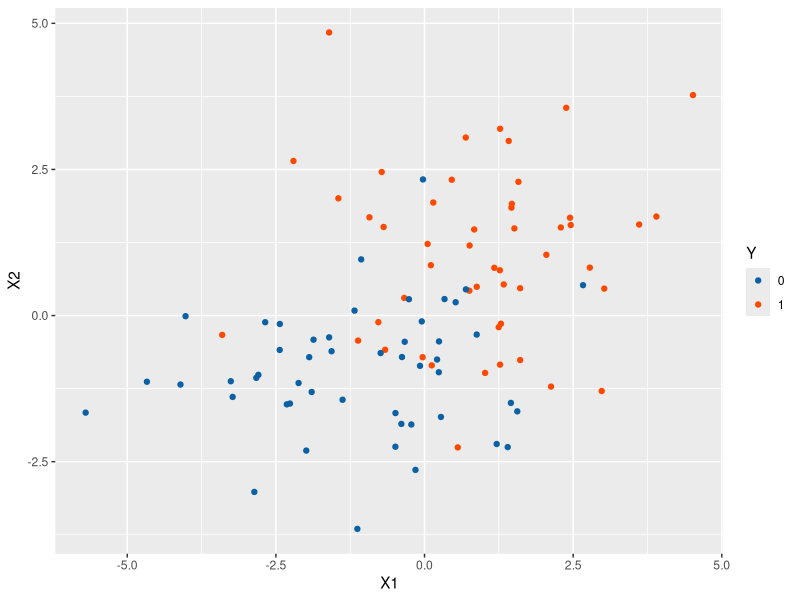
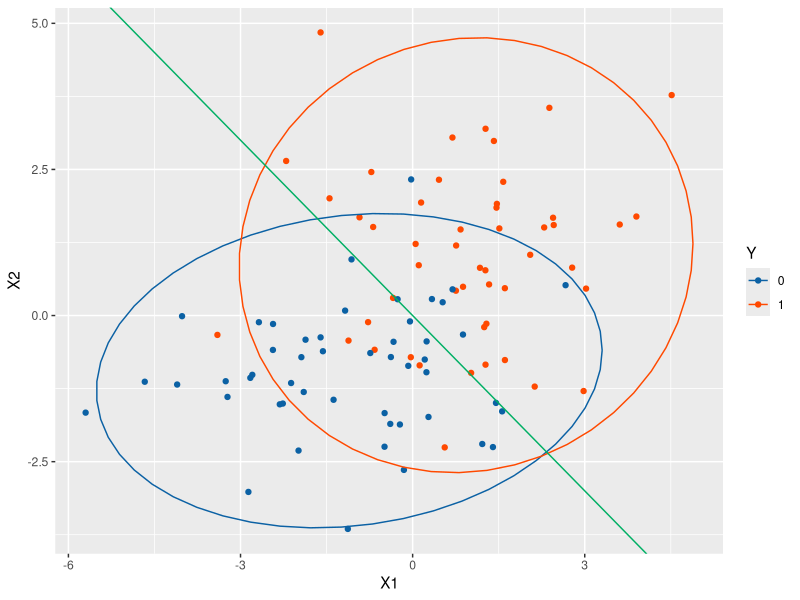
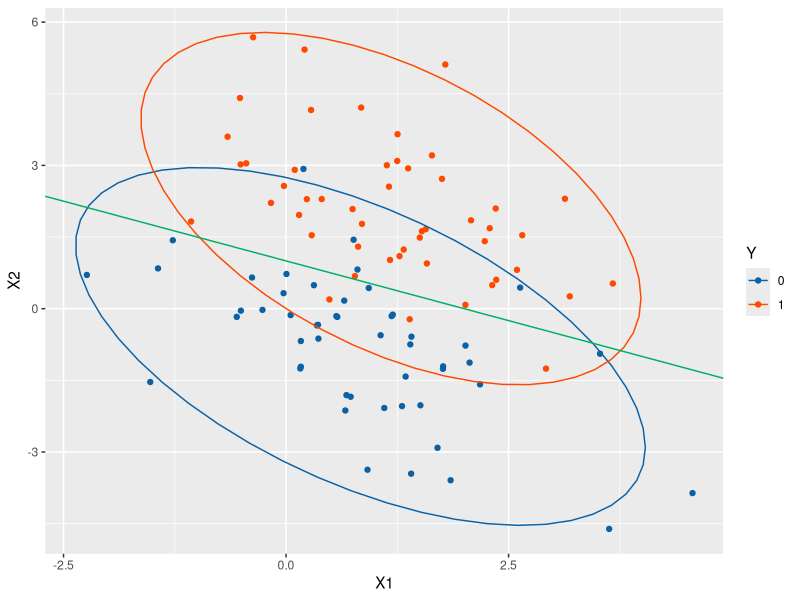
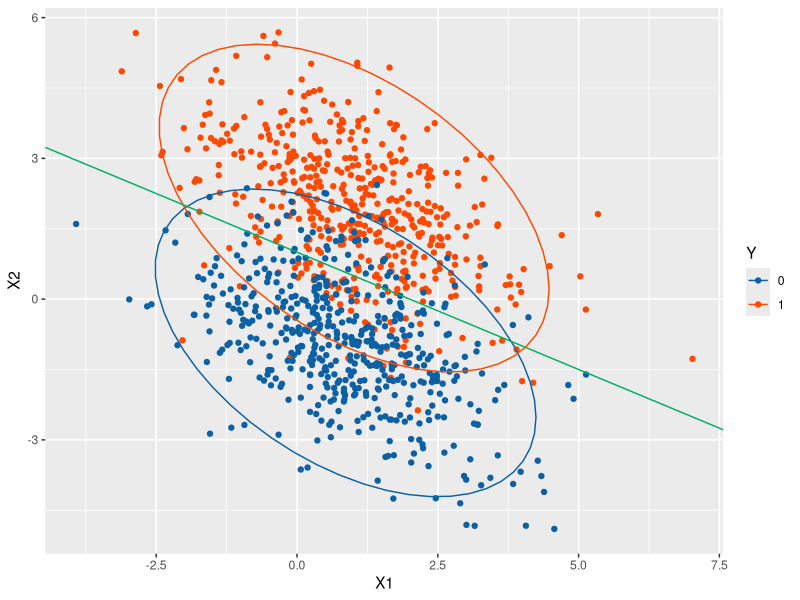
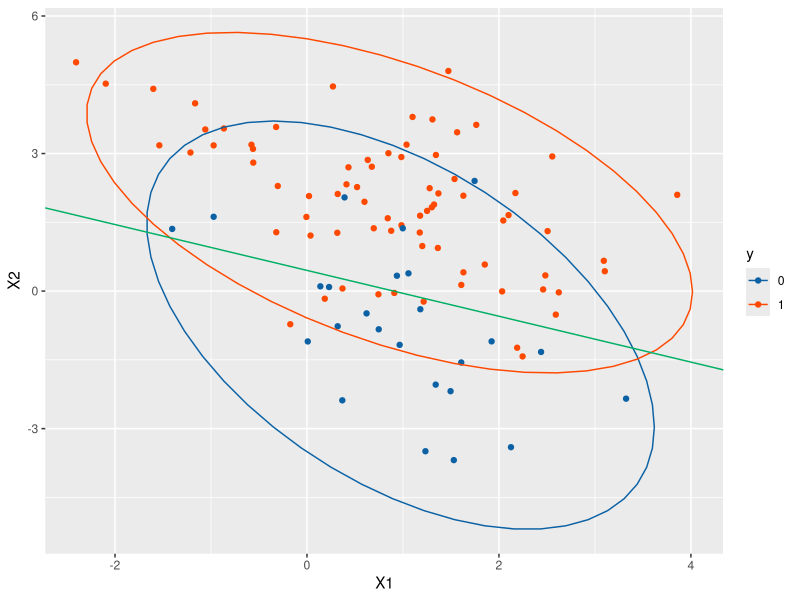
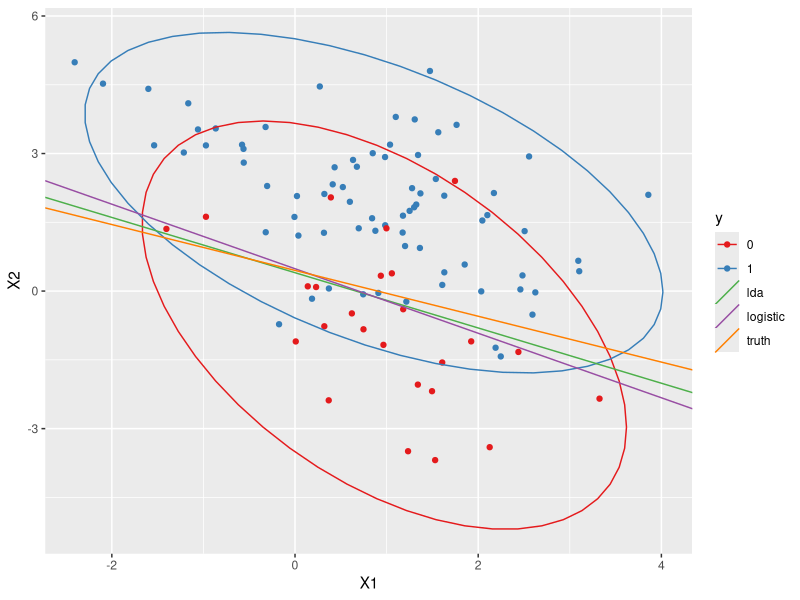
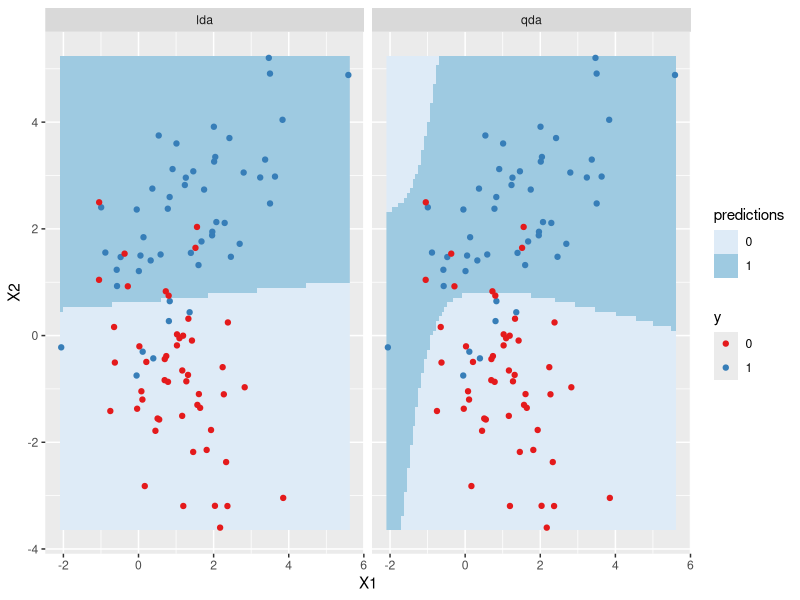
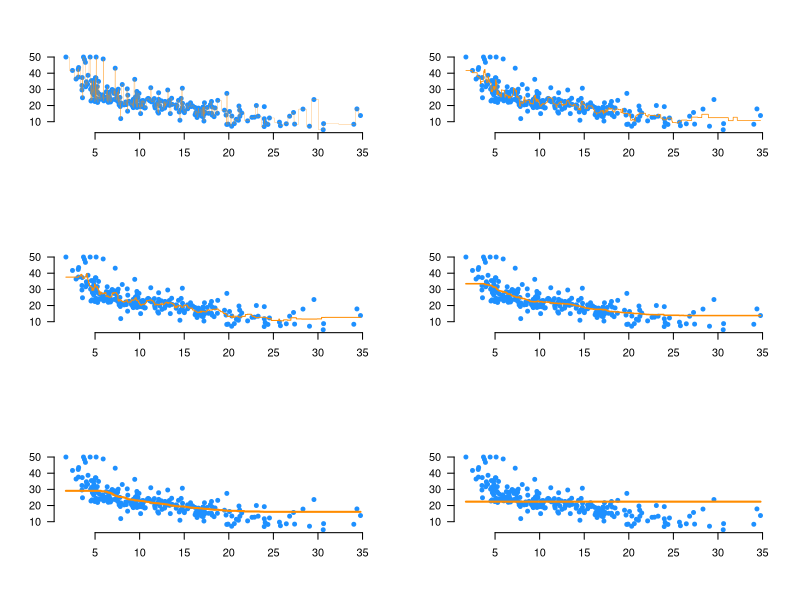

R code for these plots, in order:
## ---- chunk 1
# Need the knitr package to set chunk options
library(knitr)
# Set knitr options for knitting code into the report:
# - Don't print out code (echo)
# - Save results so that code blocks aren't re-run unless code changes (cache),
# _or_ a relevant earlier code block changed (autodep), but don't re-run if the
# only thing that changed was the comments (cache.comments)
# - Don't clutter R output with messages or warnings (message, warning)
  # This _will_ leave error messages showing up in the knitted report
opts_chunk$set(message=FALSE, warning=FALSE, fig.align='center',fig.width=8,
               fig.height=4,cache=TRUE,autodep=TRUE, global.par=TRUE)
par(las=1, bty='n', pch=19, ann=FALSE)
library(tidyverse)
library(gridExtra)
library(MASS)
#theme_set(theme_minimal(base_family="Times"))
green = '#00AF64'
blue = '#0B61A4'
red = '#FF4900'
orange = '#FF9200'

set.seed(111)
## ---- chunk 2
library(mvtnorm)
n = 100
pi1 = 0.5
n1 = floor(n*pi1); n0 = n-n1
mu1 = c(1,1); mu0 = c(-1,-1)
Sigma = 2*diag(2)
X1 = rmvnorm(n1, mu1, Sigma) 
X2 = rmvnorm(n0, mu0, Sigma)
X = rbind(X1,X2)
Y = factor(c(rep(1,n1),rep(0,n0)))
df = data.frame(Y,X)
g <- ggplot(df, aes(X1,X2,color=Y)) + geom_point() + scale_color_manual(values=c(blue,red))
g
## ---- chunk 3
Sinv = solve(Sigma)
slope.vec = t(mu1-mu0) %*% Sinv
intercept = 0.5*(t(mu0) %*% Sinv %*% mu0 - t(mu1) %*% Sinv %*% mu1)
g + stat_ellipse(type='norm') + # these are estimated, not the truth
  geom_abline(intercept = -intercept/slope.vec[2], 
              slope = -slope.vec[1]/slope.vec[2], color=green)
## ---- chunk 4
mu1 = c(1,2); mu0 = c(1,-1)
Sigma = 2*matrix(c(1,-.5,-.5,1),2)
X1 = rmvnorm(n1, mu1, Sigma) 
X2 = rmvnorm(n0, mu0, Sigma)
X = rbind(X1,X2)
Y = factor(c(rep(1,n1),rep(0,n0)))
df = data.frame(Y,X)
Sinv = solve(Sigma)
slope.vec = t(mu1-mu0) %*% Sinv
intercept = 0.5*(t(mu0) %*% Sinv %*% mu0 - t(mu1) %*% Sinv %*% mu1)
ggplot(df, aes(X1,X2,color=Y)) + geom_point() + scale_color_manual(values=c(blue,red)) +
  stat_ellipse(type='norm') + 
  geom_abline(intercept = -intercept/slope.vec[2], 
              slope = -slope.vec[1]/slope.vec[2], color=green)
## ---- chunk 5
n1=500; n0=500
X1 = rmvnorm(n1, mu1, Sigma) 
X2 = rmvnorm(n0, mu0, Sigma)
X = rbind(X1,X2)
Y = factor(c(rep(1,n1),rep(0,n0)))
df = data.frame(Y,X)
Sinv = solve(Sigma)
slope.vec = t(mu1-mu0) %*% Sinv
intercept = 0.5*(t(mu0) %*% Sinv %*% mu0 - t(mu1) %*% Sinv %*% mu1)
ggplot(df, aes(X1,X2,color=Y)) + geom_point() + scale_color_manual(values=c(blue,red)) +
  stat_ellipse(type='norm') + 
  geom_abline(intercept = -intercept/slope.vec[2], 
              slope = -slope.vec[1]/slope.vec[2], color=green)
## ---- chunk 6

n1=75; n0=25

X1 = rmvnorm(n1, mu1, Sigma) 
X2 = rmvnorm(n0, mu0, Sigma)

X = rbind(X1,X2)
y = factor(c(rep(1,n1),rep(0,n0)))
df = data.frame(y,X)
Sinv = solve(Sigma)
slope.vec = t(mu1-mu0) %*% Sinv
intercept = 0.5*(t(mu0) %*% Sinv %*% mu0 - t(mu1) %*% Sinv %*% mu1) + log(.75) - log(.25)
ggplot(df, aes(X1,X2,color=y)) + geom_point() + scale_color_manual(values=c(blue,red)) +
  stat_ellipse(type='norm') + 
  geom_abline(intercept = -intercept/slope.vec[2], 
              slope = -slope.vec[1]/slope.vec[2], color=green)
## ---- chunk 7

lda.disc <- function(fit,df){
  
  pi0 = fit$prior[1]
  pi1 = fit$prior[2]
  
  mu0 = fit$means[1,]
  mu1 = fit$means[2,]
  
  S = pi0*cov(filter(df,y==0)[,-1]) + pi1*cov(filter(df,y==1)[,-1])
  
  Sinv = solve(S)
  
  slope.vec = t(mu1-mu0) %*% Sinv
  intercept = 0.5*(t(mu0) %*% Sinv %*% mu0 - t(mu1) %*% Sinv %*% mu1) + log(pi1) - log(pi0)
  
  int = -intercept/slope.vec[2]
  sl = -slope.vec[1]/slope.vec[2]
  
  return(data.frame(intercept=int,slope=sl))
}
## ---- chunk 8
# Compute the decision boundary for logistic regression
decision.boundary <- function(ddd){
  cc = coefficients(glm(y~X1+X2,data=ddd,family='binomial'))
  return(data.frame(intercept=-cc[1]/cc[3],slope=-cc[2]/cc[3]))
}

library(MASS)

lda.fit = lda(y~X1+X2, data=df) 

sl.int = lda.disc(lda.fit,df)

log.bd = decision.boundary(df)

truth = data.frame(intercept=-intercept/slope.vec[2], slope=-slope.vec[1]/slope.vec[2])

dfa = rbind(sl.int,log.bd,truth)
dfa$discriminant = c('lda','logistic','truth')

ggplot(df, aes(X1,X2,color=y)) + geom_point() + scale_color_brewer(palette = 'Set1')+
  stat_ellipse(type='norm') + 
  geom_abline(mapping=aes(intercept=intercept, slope=slope,color=discriminant),data=dfa)
## ---- chunk 9
n1=50; n0=50
Sigma1 = matrix(c(2,.8,.8,1),2)
Sigma0 = matrix(c(1,-.5,-.5,2),2)

 
X1 = rmvnorm(n1, mu1, Sigma1) 
X2 = rmvnorm(n0, mu0, Sigma0)
X = rbind(X1,X2)

y = factor(c(rep(1,n1),rep(0,n0)))

df = data.frame(y,X)

qda.fit = qda(y~X1+X2, data=df)
lda.fit = lda(y~X1+X2, data=df)

pred.grid = expand.grid(X1=seq(min(df$X1),max(df$X1),len=100),
                        X2=seq(min(df$X2),max(df$X2),len=100))

pred.grid$qda = predict(qda.fit, newdata=pred.grid)$class
pred.grid$lda = predict(lda.fit, newdata=pred.grid)$class

pg = gather(pred.grid,key='key',value='predictions',-c(X1,X2))

ggplot(pg, aes(X1,X2)) + geom_raster(aes(fill=predictions)) +
  facet_wrap(~key) + scale_fill_brewer()+
  geom_point(data=df,mapping=aes(X1,X2,color=y)) +
  scale_color_brewer(palette = 'Set1')
## ---- chunk 10

library(FNN)
library(MASS)
data(Boston)

boston_idx = sample(1:nrow(Boston), size = 250)
trn_boston = Boston[boston_idx, ]
tst_boston  = Boston[-boston_idx, ]

X_trn_boston = trn_boston["lstat"]
X_tst_boston = tst_boston["lstat"]
y_trn_boston = trn_boston["medv"]
y_tst_boston = tst_boston["medv"]

X_trn_boston_min = min(X_trn_boston)
X_trn_boston_max = max(X_trn_boston)
lstat_grid = data.frame(lstat = seq(X_trn_boston_min, X_trn_boston_max, 
                                    by = 0.01))
pred_001 = knn.reg(train = X_trn_boston, test = lstat_grid, y = y_trn_boston, k = 1)
pred_005 = knn.reg(train = X_trn_boston, test = lstat_grid, y = y_trn_boston, k = 5)
pred_010 = knn.reg(train = X_trn_boston, test = lstat_grid, y = y_trn_boston, k = 10)
pred_050 = knn.reg(train = X_trn_boston, test = lstat_grid, y = y_trn_boston, k = 50)
pred_100 = knn.reg(train = X_trn_boston, test = lstat_grid, y = y_trn_boston, k = 100)
pred_250 = knn.reg(train = X_trn_boston, test = lstat_grid, y = y_trn_boston, k = 250)

par(mfrow = c(3, 2))

plot(medv ~ lstat, data = trn_boston, cex = .8, col = "dodgerblue", main = "k = 1")
lines(lstat_grid$lstat, pred_001$pred, col = "darkorange", lwd = 0.25)

plot(medv ~ lstat, data = trn_boston, cex = .8, col = "dodgerblue", main = "k = 5")
lines(lstat_grid$lstat, pred_005$pred, col = "darkorange", lwd = 0.75)

plot(medv ~ lstat, data = trn_boston, cex = .8, col = "dodgerblue", main = "k = 10")
lines(lstat_grid$lstat, pred_010$pred, col = "darkorange", lwd = 1)

plot(medv ~ lstat, data = trn_boston, cex = .8, col = "dodgerblue", main = "k = 25")
lines(lstat_grid$lstat, pred_050$pred, col = "darkorange", lwd = 1.5)

plot(medv ~ lstat, data = trn_boston, cex = .8, col = "dodgerblue", main = "k = 50")
lines(lstat_grid$lstat, pred_100$pred, col = "darkorange", lwd = 2)

plot(medv ~ lstat, data = trn_boston, cex = .8, col = "dodgerblue", main = "k = 250")
lines(lstat_grid$lstat, pred_250$pred, col = "darkorange", lwd = 2)
## ---- chunk 11

pred.grid = expand.grid(X1=seq(min(df$X1),max(df$X1),len=100),
                        X2=seq(min(df$X2),max(df$X2),len=100))

library(class)

pred.grid = expand.grid(X1=seq(min(df$X1),max(df$X1),len=100),
                        X2=seq(min(df$X2),max(df$X2),len=100))

pred.grid$knn3 = knn(df[,-1], pred.grid, df$y, k=3)

ggplot(pred.grid, aes(X1,X2)) + geom_raster(aes(fill=knn3)) +
  scale_fill_brewer() + geom_point(data=df,mapping=aes(X1,X2,color=y)) +
                        scale_color_brewer(palette = 'Set1')
## ---- chunk 12
pred.grid$knn1 = knn(df[,-1], pred.grid[,1:2], df$y, k=1)
pred.grid$knn5 = knn(df[,-1], pred.grid[,1:2], df$y, k=5)
pred.grid$knn10 = knn(df[,-1], pred.grid[,1:2], df$y, k=10)
pred.grid$knn20 = knn(df[,-1], pred.grid[,1:2], df$y, k=20)
pg = gather(pred.grid,key='k',value='knn',-c(X1,X2))

ggplot(pg, aes(X1,X2)) + geom_raster(aes(fill=knn)) +
  facet_wrap(~k,labeller = label_both) + scale_fill_brewer()+
  geom_point(data=df,mapping=aes(X1,X2,color=y)) +
  scale_color_brewer(palette = 'Set1')
## ---- chunk 13
kmax = 100
err = double(kmax)
for(ii in 1:kmax){
  pk = knn.cv(df[,-1],df$y, k=ii) # does leave one out CV
  err[ii] = mean(pk != df$y)
}
ggplot(data.frame(k=1:kmax,error=err), aes(k,error))  +
  geom_line(color=red)

best.k <- max(which(err == min(err)))

best.k
## ---- chunk 14
pred.grid$knnbest = knn(df[,-1], pred.grid[,1:2], df$y, k=best.k)
ggplot(pred.grid, aes(X1,X2)) + geom_raster(aes(fill=knnbest)) +
  scale_fill_brewer() + geom_point(data=df,mapping=aes(X1,X2,color=y)) +
                        scale_color_brewer(palette = 'Set1')

(tt <- table(knn(df[,-1],df[,-1],df$y,k=best.k),df$y,dnn=c('predicted','truth')))
1-sum(diag(tt))/sum(tt)
